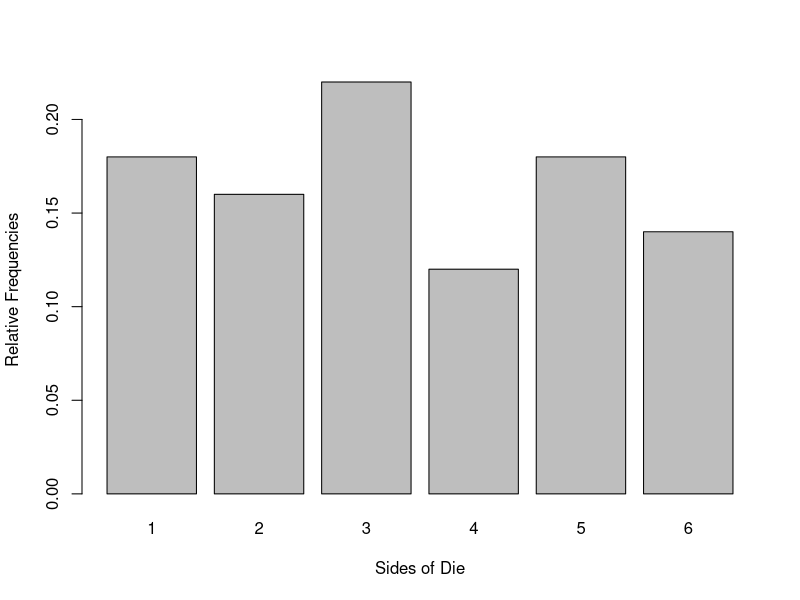

The R script that drew this image:
## ---- chunk 1
knitr::opts_chunk$set(echo = TRUE)
library(dplyr)
## ---- chunk 2
#' @title Object Die
#' @description Extract number of a die
#' @param side side of a die
#' @param prob probability
#' @return an object with class of die
#' @export

die <- function(sides = c(1,2,3,4,5,6), prob = c(rep(1/6,6))) {
  check_sides(sides)
  check_prob(prob)
  
  yo <- list(
    sides = sides,
    prob = prob
  )
  class(yo) <- "die"
  yo
}

#' @export 
print.die <- function (x) {
  cat('object "die"\n\n')
  cd <- data.frame(side = x$sides, prob = x$prob
  )
  print(cd)
  invisible(x)
}

# private functions to check probability and side vailidty
check_prob <- function(prob){
  if (length(prob) != 6) {
    stop("Length has to be 6")
  }
  if (any(prob > 1) | any(prob < 0)) {
    stop("Probability has to be between 0 and 1")
  }
  if (is.numeric(prob)==FALSE) {
    stop("Probability has to be a numerical component")
  }
  if (sum(prob)!=1){
    stop("Sum of probability has to be equal to 1")
  }
  TRUE
}

check_sides <- function(sides){
  if (length(sides) != 6) {
    stop("Length has to be 6")
  }
  if (!is.numeric(sides) & !is.character(sides)) {
    stop("Sides has to be in either numeric or character forms")
  }
  TRUE
}
die()

#' @title object roll 
#' @description to roll the die many times
#' @param x the die
#' @param times number of times rolled
#' @return item die
#' @return item roll is the list of number that was obtained
#' @return total number of rolls in total
#' @return side the various sides of the die
#' @export

roll <- function(x, times){
  check_times(times)
  throw <- basicroll(x, times = times)
  
  res <- list(
    die = x,
    roll = throw,
    total = length(throw),
    side = x$side
  )
  class(res) <- "roll"
  res
}

# Basic Roll to construct the roll function
basicroll <- function(x, times=1){
  sample(x$side, size = times, replace = TRUE)
}
adie <- die()
die10 <- basicroll(adie, times = 10)

#' @export 
print.roll <- function(x){
  cat('object "roll"\n\n')
  cd <- x$roll
  print(cd)
  
  invisible(x)
}

# private function to check the validity of times
check_times <- function(times) {
  if (times <= 0 | !is.numeric(times)) {
    stop("Times has to be a positive integer")
  }
  TRUE
}

fair_die <- die()
roll(fair_die, times = 30)

throw <- roll(fair_die, times = 10)

## ---- chunk 3
#' @title summary.roll
#' @description to give the summary of roll
#' @param x the roll
#' @return side as the various sides of the die
#' @return count as the number of times a particular face appears
#' @return prob as probability of a particular face in the entire roll
#' @export

set.seed(123)
fair_50rolls <- roll(fair_die, times = 50)

summary.roll <- function(x){
  freqs <- list(
    side = x$side,
    count = as.data.frame(table(x$roll))$Freq,
    prob = as.data.frame(table(x$roll))$Freq/x$total
  )
  class(freqs) <- "summary.roll"
  freqs
}
#' @export
print.summary.roll <- function(x){
  cat('summary "roll"\n\n')
  cd <- data.frame(side = x$side, 
    count = x$count, 
    prob = x$prob)
  print(cd)
  invisible(x)
}


fair50_sum <- summary(fair_50rolls)
fair50_sum

#' @title plot.roll
#' @description to barplot the roll
#' @param x the result of roll function
#' @return a barplot of probability

plot.roll <- function(x){
  plotthis <- barplot(
    as.data.frame(table(x$roll))$Freq/x$total,
    names.arg = x$side,
    xlab = "Sides of Die",
    ylab = "Relative Frequencies"
  )
  plotthis
}

plot(fair_50rolls)

## ---- chunk 4
# Additional Methods
set.seed(123)
fair_die <- die()
fair500 <- roll(fair_die, times = 500)
summary(fair500)

"[.roll" <- function(x, i){
  x$roll[i]
}
"[<-.roll" <- function(x, i, value){
  x$roll[i] <- as.integer(value)
}

fair500[500]
## ---- chunk 5
# De Mere's Problem
# Problem 1

lst <- matrix("", nrow = 1000, ncol = 4)

for (i in 1:1000){
  lst[i,] <- roll(die(), times = 4)$roll
}

# relative frequency of getting at least one 6 = 69.1%
length(which(lst==6))/1000

# Problem 2

lst2 <- matrix("", nrow = 1000, ncol = 24)


sum(roll(die(), times = 2)$roll)==12

for (i in 1:24000){
 lst2[i] <- sum(roll(die(), times = 2)$roll)
}

# relative frequency of getting a pair of 6 in 24 rolls out of 1000 games = 2.78%
length(which(lst2==12))/length(lst2)



